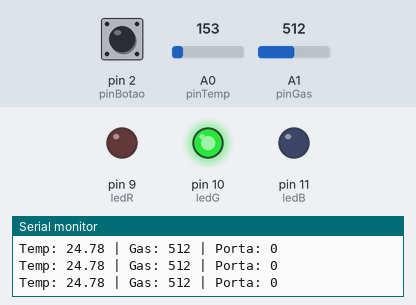
Simulated run of this sketch. Board: Arduino Uno, built with avr-gcc and run on an emulated ATmega328P. Parts: output pins drawn as LEDs (lit = HIGH), the last lines printed to the serial monitor. The test bench sets the inputs (shaded band); at power-on: A0 (pinTemp) = 153, pin 2 (pinBotao) HIGH, A1 (pinGas) = 512.

Above: at 1.2 s.
1.3 s: A0 (pinTemp) set to 170
At 2.1 s:
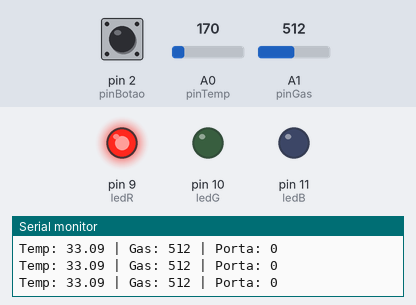
2.9 s: A0 (pinTemp) set to 133
At 3.6 s:
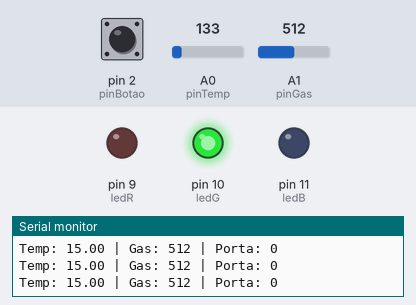
4.5 s: pin 2 (pinBotao) pulled LOW for 1 s
At 5.43 s:
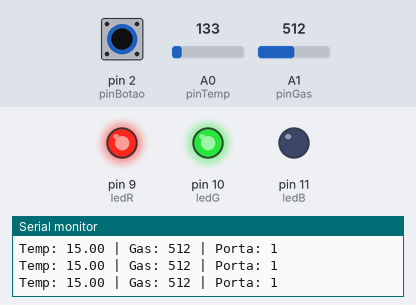
10.1 s: A1 (pinGas) set to 593
13.1 s: A1 (pinGas) set to 619
At 14.7 s:
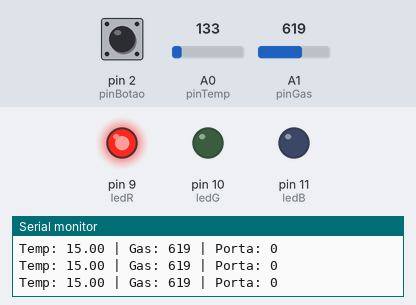
Timing chart, 0 to 16.2 s (numbered marks = the images above; inputs shaded):
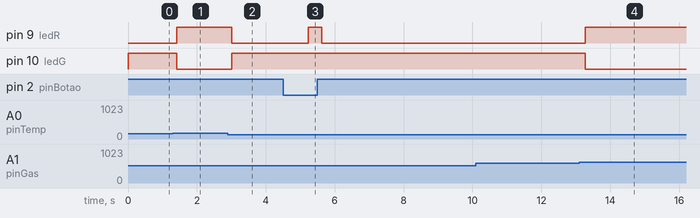

The sketch:

geladeira_inteligente_com_monitoramento_de_qualidade_do_ar1.ino
```cpp
const int pinTemp = A0;
const int pinGas = A1;
const int pinBotao = 2;

const int ledR = 9;
const int ledG = 10;
const int ledB = 11;

float temperatura = 0;
int valorGas = 0;

bool portaAberta = false;
unsigned long tempoAbertura = 0;
const int tempoLimite = 500;

void setup() {
  pinMode(pinBotao, INPUT_PULLUP); // CORREÇÃO

  pinMode(ledR, OUTPUT);
  pinMode(ledG, OUTPUT);
  pinMode(ledB, OUTPUT);

  Serial.begin(9600);
}
void setColor(int r, int g, int b) {
  analogWrite(ledR, r);
  analogWrite(ledG, g);
  analogWrite(ledB, b);
}

void loop() {

  int leituraTemp = analogRead(pinTemp);
  float voltagem = leituraTemp * 5.0 / 1023.0;
  temperatura = (voltagem - 0.5) * 100;
  valorGas = analogRead(pinGas);

  int estadoBotao = digitalRead(pinBotao);

  if (estadoBotao == LOW) {
    if (!portaAberta) {
      portaAberta = true;
      tempoAbertura = millis();
    }
  } else {
    portaAberta = false;
  }

  if (temperatura > 30 || valorGas > 600) {
    setColor(255, 0, 0); // vermelho
  }
  else if (portaAberta && (millis() - tempoAbertura > tempoLimite)) {
    setColor(255, 255, 0); // amarelo
  }
  else {
    setColor(0, 255, 0); // verde
  }

  Serial.print("Temp: ");
  Serial.print(temperatura);
  Serial.print(" | Gas: ");
  Serial.print(valorGas);
  Serial.print(" | Porta: ");
  Serial.println(portaAberta);

  delay(200);
}
```

Measured:
- the behaviour switches between 163 and 164 on A0 (pinTemp) (found by bisection; images 0 and 1)
- the behaviour switches between 600 and 601 on A1 (pinGas) (found by bisection; images 3 and 4)
- after the input at 1.3 s, pin 9 (ledR): LOW → HIGH after 0.11 s; pin 10 (ledG): HIGH → LOW after 0.11 s
- after the input at 2.9 s, pin 9 (ledR): HIGH → LOW after 0.12 s; pin 10 (ledG): LOW → HIGH after 0.12 s
- after the input at 4.5 s, pin 9 (ledR): LOW → HIGH after 0.73 s, → LOW 0.40 s later
- after the input at 13.1 s, pin 9 (ledR): LOW → HIGH after 0.18 s; pin 10 (ledG): HIGH → LOW after 0.18 s
